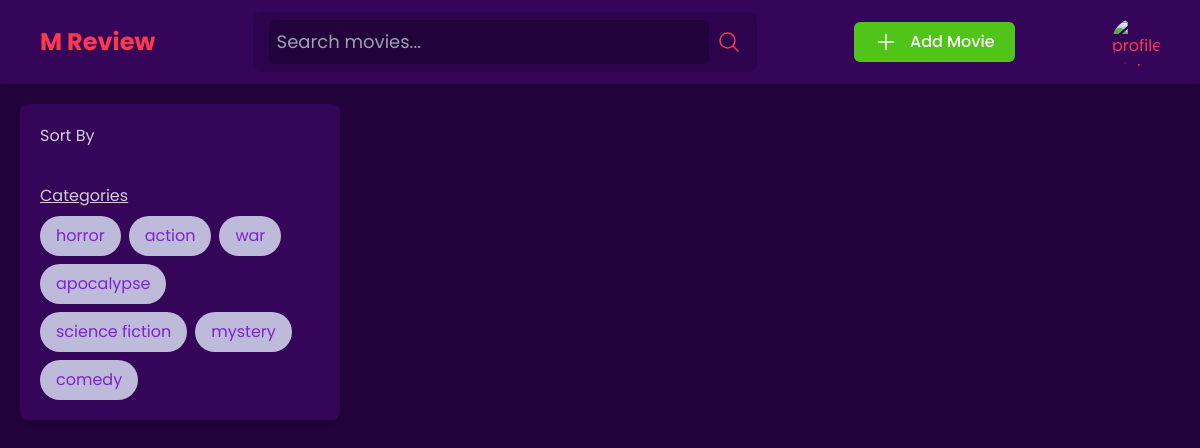
Before: /filter/mystery with the older database file.
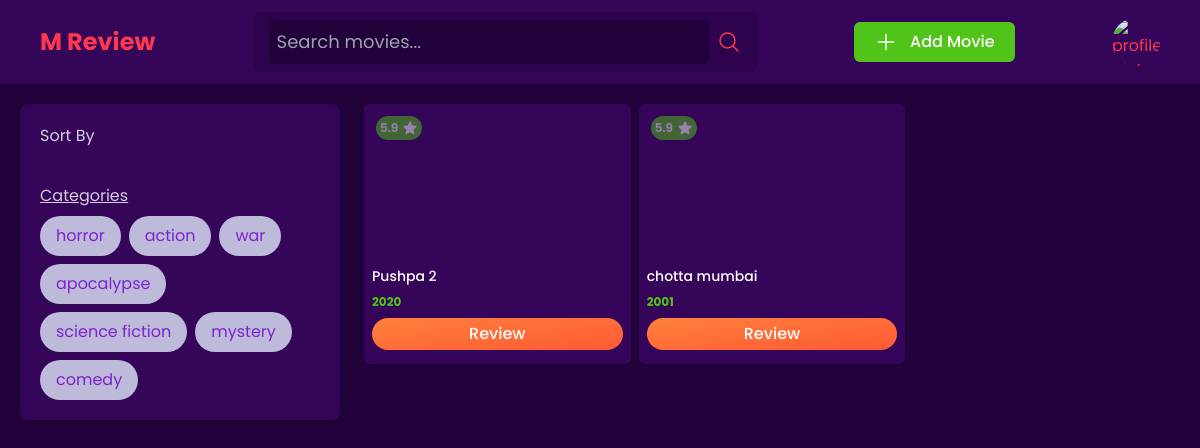
After: the same page with the newer database file.
### review_app/models.py (models this page shows, shortened)
class Movie_model(models.Model):
    LANGUAGE_CHOICES = (
        ('Malayalam','Malayalam'),
        ("Tamil","Tamil"),
        ("Telugu","Telugu"),
        ("Kannada","Kannada"),
        ("Hindi","Hindi"),
        ('English',"English")
    )
    GENRE_CHOICES = (
        ('horror','horror'),
        ('action','action'),
        ('war','war'),
        ('apocalypse','apocalypse'),
        ('science fiction','science fiction'),
        ('mystery','mystery'),
        ('comedy','comedy')
    )
    movie_name=models.CharField(max_length=50,name="movie_name")
    movie_language=models.CharField(max_length=100,name="movie_language")
    director=models.CharField(max_length=60,name="director")
    genre=models.CharField(max_length=100,name="genre")
    year=models.CharField(max_length=4,null=True,name="year")
    image=models.ImageField(null=True,name='image',blank=False)
    description=models.TextField(null=True,name="description")

### review_app/views.py (the view)
# urls.py: path('filter/<str:cata>',views.Filter_movie.as_view(),name='filter'),
class Filter_movie(View):
    def get(self,request,*args, **kwargs):
        catag=kwargs.get("cata")
        filtered_movies= Movie_model.objects.filter(genre=catag)
        genres=Movie_model.GENRE_CHOICES
        return render(request,'filter_movie.html',{'filtered_movies':filtered_movies,'genres':genres})

### review_app/templates/filter_movie.html (shortened to what the changed rows need)
{% load static %}
<!DOCTYPE html>
<html lang="en">
  <head>
    <link rel="stylesheet" href="{% static 'css/style.css'%}" />
  </head>
  <body class="bg-pgray min-h-screen">
    <main class="text-porange flex flex-row justify-between gap-6 p-5">
      <div
        class="hidden lg:flex flex-col gap-2 bg-pLightPurple shadow-md p-5 rounded-lg max-w-xs w-full max-h-[350px]"
      >
        <div class="flex flex-wrap gap-2">
          {% for key, value in genres %}
          <a
            class="py-2 bg-[#bebada] rounded-full text-purple-700 px-4 transition-all duration-300 ease-in hover:scale-[95%]"
            href="{% url 'filter' value %}"
            >{{key}}</a
          >
          {% endfor %}
        </div>
      </div>
      <div class="rounded-sm w-full grid grid-cols-1 md:grid-cols-3 gap-2">
         {% for i in filtered_movies %}
        <div
          class="flex relative flex-col gap-2 rounded-md bg-pLightPurple w-full p-2 h-[260px] group transition-all ease-in-out duration-500 hover:scale-[102%] hover:shadow-md"
        >
          <div
            class="absolute bg-pgreen z-10 top-3 left-3 p-1 text-xs font-semibold text-white rounded-full transition-all ease-in-out duration-500 group-hover:opacity-100 lg:opacity-50 w-fit"
          >
            <p class="flex gap-1 items-center">
              5.9
            </p>
          </div>
          <div
            class="h-3/5 w-full bg-center bg-no-repeat bg-cover rounded-lg lg:grayscale group-hover:grayscale-0 transition-all ease-in duration-500"
            style="background-image: url(/static/images/{{i.image}})"
          ></div>
          <p class="font-medium text-sm text-white">{{i.movie_name}}</p>
          <p class="text-xs font-bold text-pgreen">{{i.year}}</p>
          <a
            href="{% url 'add_review' i.id %}"
            class="bg-gradient-to-br from-orangeOne to-orangeTwo text-center text-white w-full p-1 font-medium rounded-full"
          >
            Review
          </a>
        </div>
        {% endfor %}
      </div>
    </main>
  </body>
</html>

Changed rows visible on the page:
added Movie_model: movie_name "Pushpa 2", year "2020"
added Movie_model: movie_name "chotta mumbai", year "2001"
